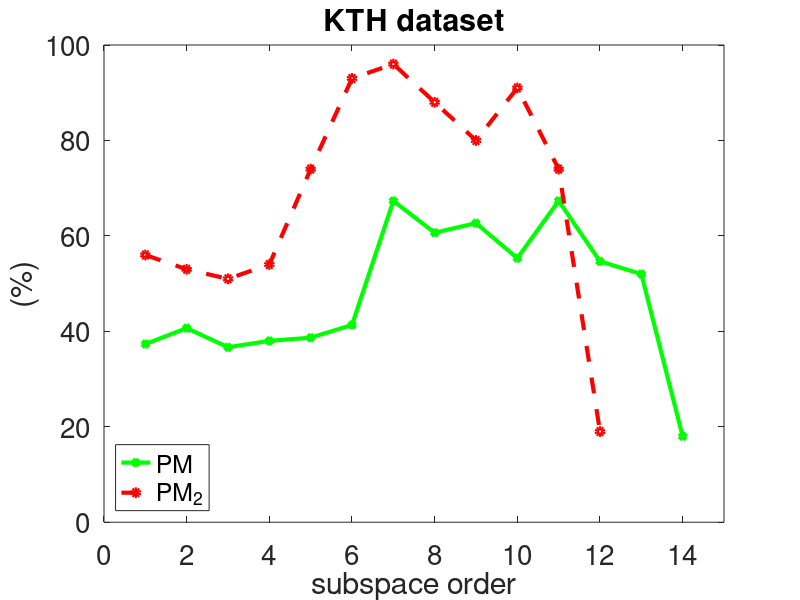
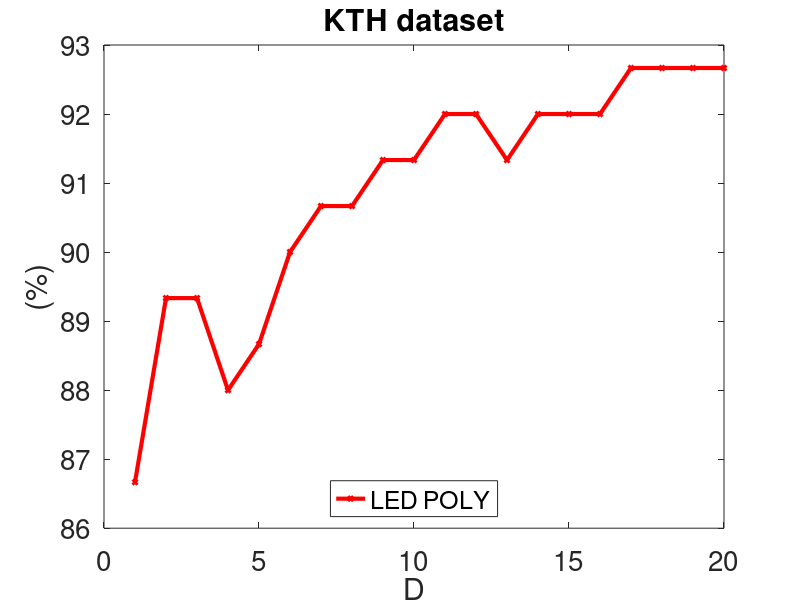
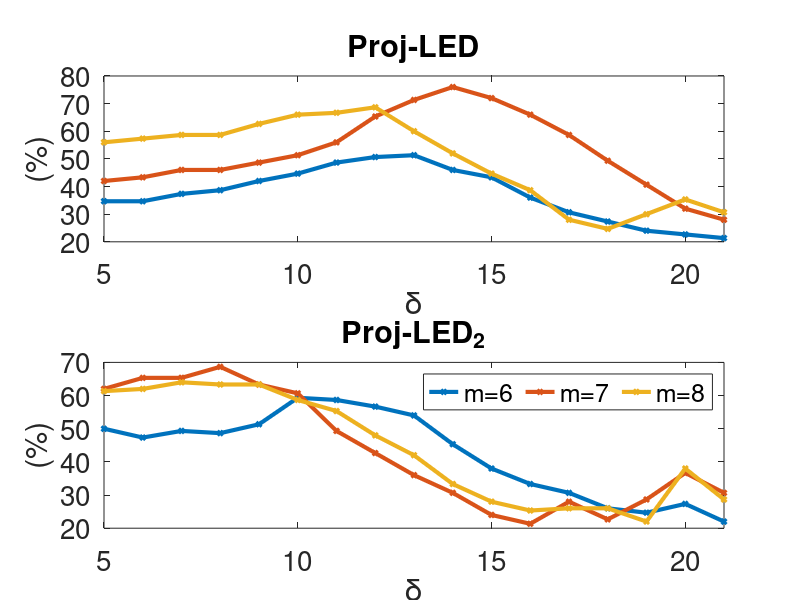

These figures' MATLAB source, in order:
clear all
close all
clc

%% NN: Projection Metric: KTH

p14=1:14;
p12=1:12;

PM_dim14 = [37.3333   40.6667   36.6667   38.0000   38.6667   41.3333   67.3333   60.6667   62.6667   55.3333   67.3333   54.6667   52.0000   18.0000];
PM_dim12 = [56.0000   53.0000   51.0000   54.0000   74.0000   93.0000   96.0000   88.0000   80.0000   91.0000   74.0000   19.0000];


plot(p14,PM_dim14, '-gd', 'LineWidth',3,'MarkerSize',5);
hold on
plot(p12,PM_dim12, '--ro', 'LineWidth',3,'MarkerSize',5);
legend('PM','PM_{2}','Location', 'southwest');

title('KTH dataset','FontSize',20);
ylabel('(%)','FontSize',20)
xlabel('subspace order','FontSize',20)
set(gca,'FontSize',20); 

ylim([0 100])
xlim([0 15])

%Home
%print('/media/johanna/HD1T/latex-svn/wacv_2016_b/v2/images/experiments_kth/PM_kth','-dpng','-r300');
%Nicta
print('/home/johanna/latex-svn/wacv_2016_b/v3/images/experiments_kth/PM_kth', '-dpng','-r300');


%% Kernels: LED_POLY: KTH
figure()

led_poly = [86.6667   89.3333   89.3333   88.0000   88.6667   90.0000   90.6667   90.6667   91.3333   91.3333   92.0000   92.0000 91.3333   92.0000   92.0000   92.0000   92.6667   92.6667   92.6667   92.6667];


plot(led_poly, '-rd','LineWidth',3,'MarkerSize',3)
title('KTH dataset','FontSize',20);
legend('LED POLY','Location', 'south');
ylabel('(%)','FontSize',20)
xlabel('D','FontSize',20)
set(gca,'FontSize',20);
%Home
%print('/media/johanna/HD1T/latex-svn/wacv_2016_b/v2/images/experiments_kth/LED-POLY_kth','-dpng','-r300');
%Nicta
print('/home/johanna/latex-svn/wacv_2016_b/v3/images/experiments_kth/LED-POLY_kth','-dpng','-r300');




%% Kernels: Proj_RBF: KTH
figure()

%dim=14
load('./kth/dim_14/kernels/projRBF_all_p_delta_performance.mat');
%Doing only for p=6:8
all_p_mat = zeros(length(delta(20:end)), 3);
k=1;
for i=6:8
  all_p_mat(:,k) = all_p{i}(20:end);
  k = k+1;
end

%max_projRBF = max(max(all_p_mat));
subplot(211)
line1=plot(delta(20:end),all_p_mat, '-d','LineWidth',3,'MarkerSize',3);
title('Proj-LED','FontSize',20);
xlim([5, max(delta)]);
ylabel('(%)','FontSize',20)
xlabel('\delta','FontSize',20)
set(gca,'FontSize',20);
%legend( 'm=6', 'm=7', 'm=8', 'Location','southeast', 'orientation','horizontal');


%dim=12
load('./kth/dim_12_no_xy/kernels/projRBF_all_p_delta_performance_dim12.mat');
%Doing only for p=6:8
all_p_mat = zeros(length(delta(20:end)), 3);
k=1;
for i=6:8
  all_p_mat(:,k) = all_p{i}(20:end);
  k = k+1;
end

max_projRBF = max(max(all_p_mat));
subplot(212)
line2=plot(delta(20:end),all_p_mat, '-d','LineWidth',3,'MarkerSize',3);
title('Proj-LED_{2}','FontSize',20);
xlim([5, max(delta)]);
ylabel('(%)','FontSize',20)
xlabel('\delta','FontSize',20)
set(gca,'FontSize',20);
legend( 'm=6', 'm=7', 'm=8', 'Location','northeast', 'orientation','horizontal');
%hL = legend([line1],{'m=6', 'm=7', 'm=8'},'orientation','vertical', 'Location', 'BestOutside'  );

%Home
%print('/media/johanna/HD1T/latex-svn/wacv_2016_b/v2/images/experiments_kth/Proj-RBFY_kth','-dpng','-r300');
%Nicta
print('/home/johanna/latex-svn/wacv_2016_b/v3/images/experiments_kth/Proj-RBF_kth','-dpng','-r300');






